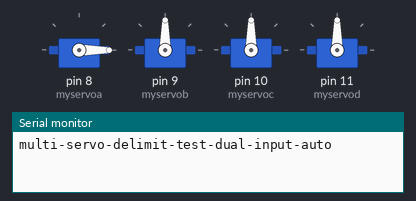
The sketch below on a simulated Arduino Uno, built with avr-gcc and run on an emulated ATmega328P. On the bench: 4 × servo, the last lines printed to the serial monitor.

Above: at 0.1 s.
At 1.6 s:
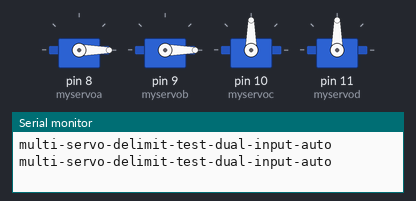
At 3.1 s:
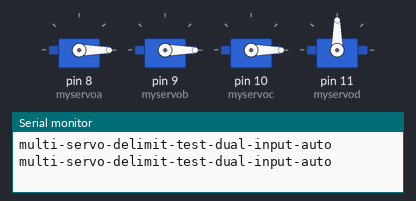
At 4.6 s:
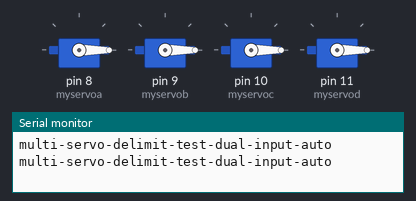
Timing chart, 0 to 6.1 s (numbered marks = the images above):
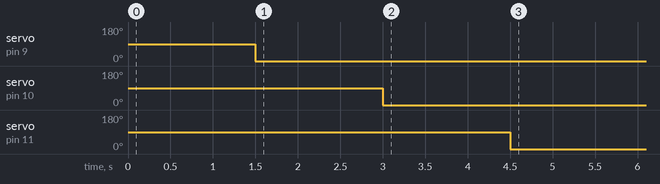

The sketch:

servo0.ino
```cpp
//#######################################
//#                                     #
//#     Jcunion group                   #
//#     Eng Marcelo Anjos               #
//#     marcelo@airspacedefense.org     #
//#     marcelu.phd@gmail.com           #
//#     16/01/2013                      #
//#######################################

#include <Arduino.h>
#include <Servo.h>

Servo myservoa, myservob, myservoc, myservod; // create servo object to control a servo
                                              // create servo object to control a servo
// twelve servo objects can be created on most boards

int posA = 0; // variable to store the servo position
int posB = 0; // variable to store the servo position
int posC = 0; // variable to store the servo position
int posD = 0; // variable to store the servo position

void setup()
{
    Serial.begin(115200); //init comunication with usb

  myservoa.attach(8);                                         //the pin for the servoa control
  myservob.attach(9);                                         //the pin for the servob control
  myservoc.attach(10);                                        //the pin for the servoc control
  myservod.attach(11);                                        //the pin for the servod control
  Serial.println("multi-servo-delimit-test-dual-input-auto"); // so I can keep track of what is loaded
}

void loop()
{

        myservoa.write(posA);
        delay(1500); // waits 15ms for the servo to reach the position
        Serial.println("multi-servo-delimit-test-dual-input-auto");

        myservob.write(posB);
        delay(1500); // waits 15ms for the servo to reach the position

        myservoc.write(posC);
        delay(1500); // waits 15ms for the servo to reach the position

        myservod.write(posD);
        delay(1500); // waits 15ms for the servo to reach the position


}
```

Measured:
- by itself, servo on pin 9 (myservob): 90° → 0° at 1.5 s
- by itself, servo on pin 10 (myservoc): 90° → 0° at 3.0 s
- by itself, servo on pin 11 (myservod): 90° → 0° at 4.5 s
